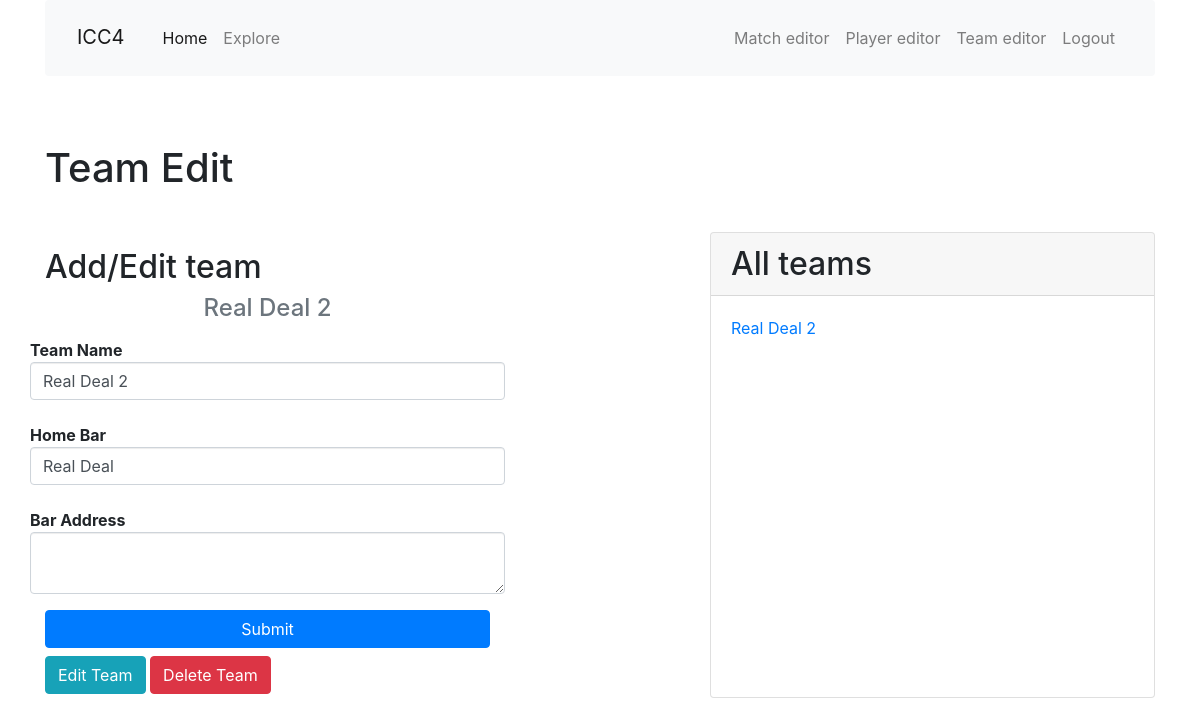
Page /team_edit/Real Deal 2 on the earlier database version.
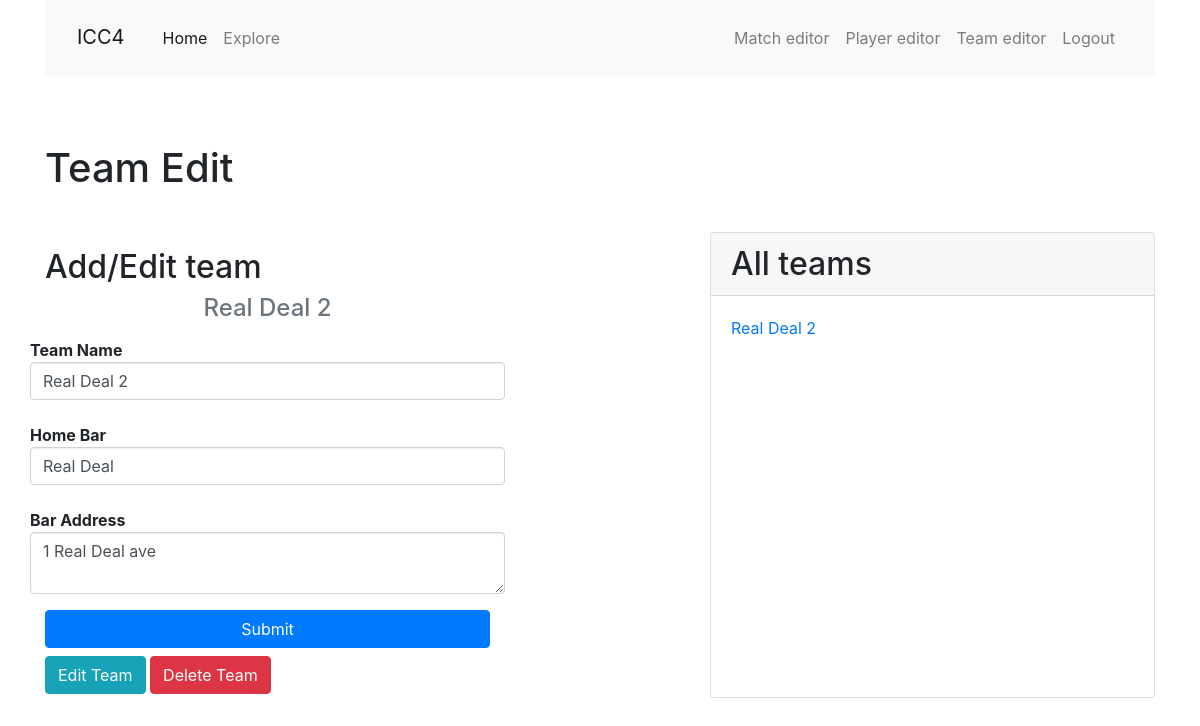
Same page on the later database version.
### app/models.py (models this page shows, shortened)
class Team(db.Model):
    id = db.Column(db.Integer, primary_key=True)
    name = db.Column(db.String(64), index=True, unique=True)
    home_location = db.Column(db.String(64), index=True)
    address = db.Column(db.String(128), index=True)
    matches = db.relationship('Match', back_populates='opponent', lazy='dynamic')

### app/main/routes.py (the view, shortened to what this page needs)
@bp.route('/team_edit',  methods=['GET', 'POST'], defaults={'name': None})
@bp.route('/team_edit/<name>',  methods=['GET', 'POST'])
def team_edit(name):
    team = Team.query.filter_by(name=name).first()
    form = EditTeamForm(obj=team)
    all_teams = Team.query.all()
    if  form.submit_delete.data and team is not None:
        db.session.delete(team)
        db.session.commit()
        flash('Team {} deleted!'.format(team.name), 'danger')
        return redirect(url_for('main.team_edit'))
    return render_template('edit_team.html', title='Team Editor',
        form=form, team=team, all_teams=all_teams)

### app/main/forms.py (shortened to what this page needs)
class EditTeamForm(FlaskForm):
    name = StringField('Team Name', validators=[DataRequired()])
    home_location = StringField('Home Bar', validators=[DataRequired()])
    address = TextAreaField('Bar Address', validators=[Length(min=1, max=140)])
    submit_new = SubmitField('Submit')
    submit_edit = SubmitField('Edit Team')
    submit_delete = SubmitField('Delete Team')
    def __init__(self, *args, **kwargs):
        super().__init__(*args, **kwargs)
        self.original_name = self.name

### app/templates/edit_team.html (shortened to what this page needs)
{% extends "base.html" %}
{% import 'bootstrap/wtf.html' as wtf %}
{% block app_content %}
  <h1>Team Edit</h1>
  <br>
  <div class="row">
    <div class="col-md-5 mt-4"><h2>Add/Edit team</h2>
      <h4 class="text-center text-muted">{% if team %}{{ team.name }}{% else %}&nbsp;{% endif %}</h4>
      <form class="form form-horizontal" method="post" role="form">
        {{ wtf.form_field(form.name) }}
        {{ wtf.form_field(form.home_location) }}
        {{ wtf.form_field(form.address) }}
        {{ wtf.form_field(form.submit_new, button_map={'submit_new': 'primary my-1 btn-block'}) }}
        {{ wtf.form_field(form.submit_edit, button_map={'submit_edit': 'info my-1 w-40'}) }}
        {{ wtf.form_field(form.submit_delete, button_map={'submit_delete': 'danger my-1 w-40'}) }}
      </form>
    </div>
    <div class="col-md-2"></div>
    <div class="col-md-5 mt-2 mx-auto">
      <div class="card h-100">
        <h2 class="card-header">All teams</h2>
        <div class="card-body">
          <ul class="list-unstyled">
          {% for t in all_teams %}
          <li><a href="{{ url_for('main.team_edit', name=t.name) }}">{{ t.name }}</a></li>
          {% endfor %}
          </ul>
        </div>
      </div>
    </div>
  </div>
{% endblock %}

Differences in the rows shown:
changed Team "Real Deal 2": address (not shown) → "1 Real Deal ave"
